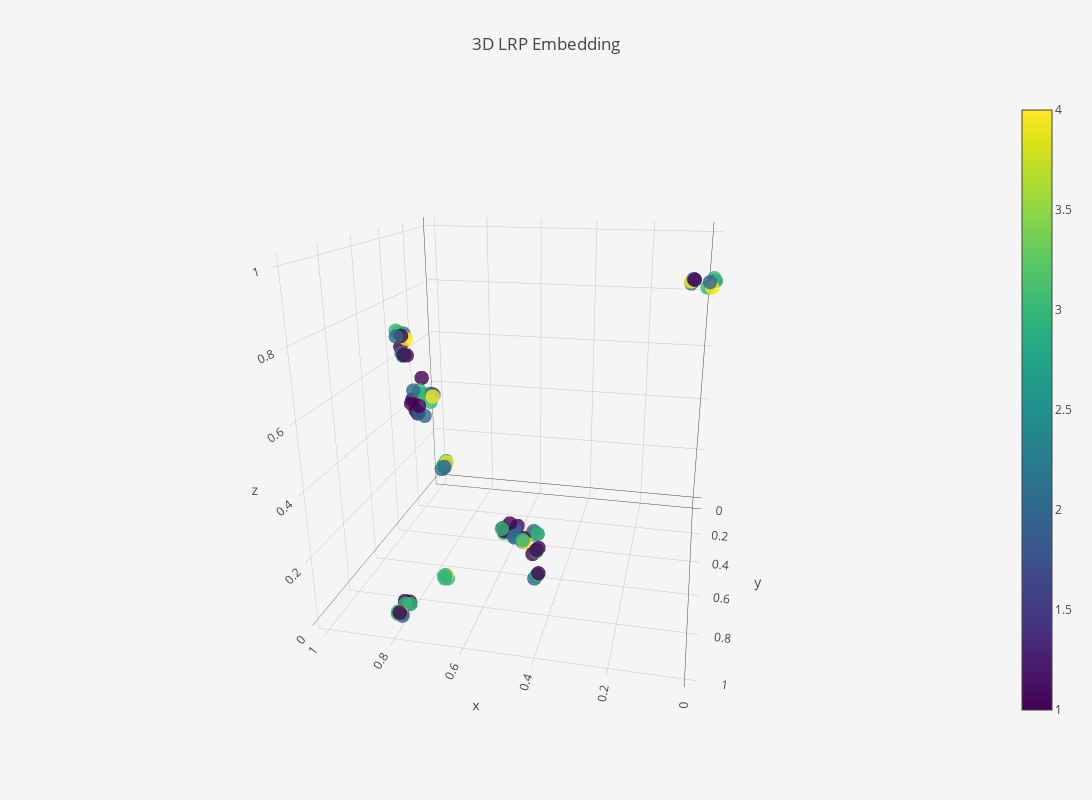

The cell this chart's notebook holds for it:
### Code cell
emb3d["text"] = correct_original_target
emb3d["marker"]["color"] = correct_original_target
emb3d["marker"]["showscale"] = True
emb3d["marker"]["size"] = 5
emb3d["marker"]["colorscale"] = "Viridis"

fig = go.Figure(data=[emb3d], layout=layout)
iplot(fig, filename='lrp-vs-original.html')
